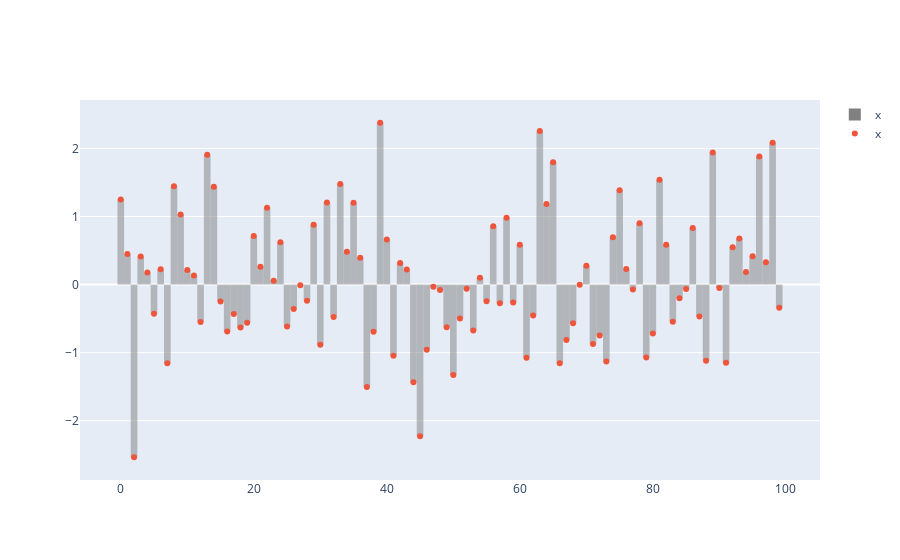

The cell this chart's notebook holds for it:
### Code cell
fig.clear()
fig.dotline(df.x)
fig()
